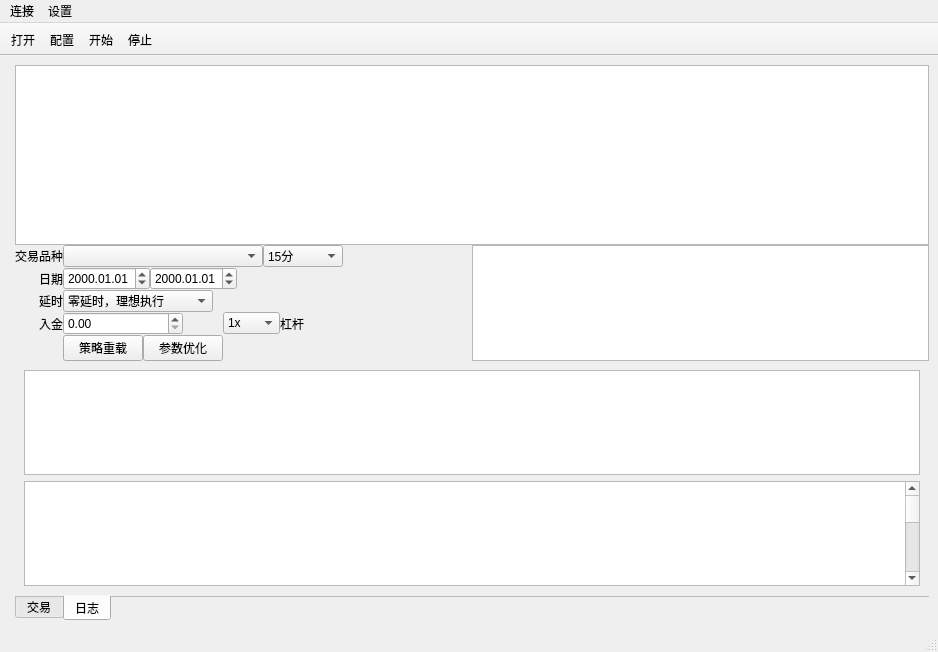
<?xml version="1.0" encoding="UTF-8"?>
<ui version="4.0">
 <class>MainWindow</class>
 <widget class="QMainWindow" name="MainWindow">
  <property name="geometry">
   <rect>
    <x>0</x>
    <y>0</y>
    <width>938</width>
    <height>652</height>
   </rect>
  </property>
  <property name="windowTitle">
   <string>MainWindow</string>
  </property>
  <property name="dockOptions">
   <set>QMainWindow::DockOption::AllowTabbedDocks|QMainWindow::DockOption::AnimatedDocks|QMainWindow::DockOption::ForceTabbedDocks</set>
  </property>
  <widget class="QWidget" name="centralwidget">
   <layout class="QFormLayout" name="formLayout">
    <property name="fieldGrowthPolicy">
     <enum>QFormLayout::FieldGrowthPolicy::ExpandingFieldsGrow</enum>
    </property>
    <item row="0" column="1">
     <layout class="QGridLayout" name="gridLayout" rowstretch="1,0,0" columnstretch="1,0">
      <property name="sizeConstraint">
       <enum>QLayout::SizeConstraint::SetDefaultConstraint</enum>
      </property>
      <property name="leftMargin">
       <number>0</number>
      </property>
      <property name="bottomMargin">
       <number>0</number>
      </property>
      <property name="spacing">
       <number>0</number>
      </property>
      <item row="0" column="0" colspan="2">
       <widget class="QChartView" name="k_chart">
        <property name="sizePolicy">
         <sizepolicy hsizetype="Expanding" vsizetype="Expanding">
          <horstretch>0</horstretch>
          <verstretch>0</verstretch>
         </sizepolicy>
        </property>
        <property name="minimumSize">
         <size>
          <width>0</width>
          <height>180</height>
         </size>
        </property>
       </widget>
      </item>
      <item row="1" column="0">
       <layout class="QFormLayout" name="formLayout_2">
        <property name="sizeConstraint">
         <enum>QLayout::SizeConstraint::SetDefaultConstraint</enum>
        </property>
        <property name="fieldGrowthPolicy">
         <enum>QFormLayout::FieldGrowthPolicy::FieldsStayAtSizeHint</enum>
        </property>
        <property name="labelAlignment">
         <set>Qt::AlignmentFlag::AlignRight|Qt::AlignmentFlag::AlignTrailing|Qt::AlignmentFlag::AlignVCenter</set>
        </property>
        <property name="formAlignment">
         <set>Qt::AlignmentFlag::AlignLeading|Qt::AlignmentFlag::AlignLeft|Qt::AlignmentFlag::AlignTop</set>
        </property>
        <property name="horizontalSpacing">
         <number>-1</number>
        </property>
        <property name="verticalSpacing">
         <number>-1</number>
        </property>
        <property name="rightMargin">
         <number>0</number>
        </property>
        <item row="0" column="0">
         <widget class="QLabel" name="label">
          <property name="text">
           <string>交易品种</string>
          </property>
         </widget>
        </item>
        <item row="0" column="1">
         <layout class="QHBoxLayout" name="horizontalLayout_2">
          <item>
           <widget class="QComboBox" name="symbol_combo_box">
            <property name="minimumSize">
             <size>
              <width>200</width>
              <height>0</height>
             </size>
            </property>
           </widget>
          </item>
          <item>
           <widget class="QComboBox" name="interval_combo_box">
            <property name="minimumSize">
             <size>
              <width>80</width>
              <height>0</height>
             </size>
            </property>
            <item>
             <property name="text">
              <string>15分</string>
             </property>
            </item>
            <item>
             <property name="text">
              <string>1小时</string>
             </property>
            </item>
            <item>
             <property name="text">
              <string>4小时</string>
             </property>
            </item>
            <item>
             <property name="text">
              <string>1日</string>
             </property>
            </item>
           </widget>
          </item>
          <item>
           <spacer name="horizontalSpacer_2">
            <property name="orientation">
             <enum>Qt::Orientation::Horizontal</enum>
            </property>
            <property name="sizeHint" stdset="0">
             <size>
              <width>40</width>
              <height>20</height>
             </size>
            </property>
           </spacer>
          </item>
         </layout>
        </item>
        <item row="1" column="0">
         <widget class="QLabel" name="label_2">
          <property name="text">
           <string>日期</string>
          </property>
         </widget>
        </item>
        <item row="1" column="1">
         <layout class="QHBoxLayout" name="horizontalLayout">
          <item>
           <widget class="QDateEdit" name="dateEdit_2">
            <property name="displayFormat">
             <string>yyyy.MM.dd</string>
            </property>
           </widget>
          </item>
          <item>
           <widget class="QDateEdit" name="dateEdit">
            <property name="displayFormat">
             <string>yyyy.MM.dd</string>
            </property>
           </widget>
          </item>
         </layout>
        </item>
        <item row="2" column="0">
         <widget class="QLabel" name="label_4">
          <property name="text">
           <string>延时</string>
          </property>
         </widget>
        </item>
        <item row="2" column="1">
         <widget class="QComboBox" name="comboBox_4">
          <property name="minimumSize">
           <size>
            <width>150</width>
            <height>0</height>
           </size>
          </property>
          <item>
           <property name="text">
            <string>零延时，理想执行</string>
           </property>
          </item>
         </widget>
        </item>
        <item row="3" column="0">
         <widget class="QLabel" name="label_3">
          <property name="text">
           <string>入金</string>
          </property>
         </widget>
        </item>
        <item row="3" column="1">
         <layout class="QHBoxLayout" name="horizontalLayout_3">
          <item>
           <widget class="QDoubleSpinBox" name="doubleSpinBox">
            <property name="minimumSize">
             <size>
              <width>120</width>
              <height>0</height>
             </size>
            </property>
            <property name="layoutDirection">
             <enum>Qt::LayoutDirection::LeftToRight</enum>
            </property>
           </widget>
          </item>
          <item>
           <spacer name="horizontalSpacer">
            <property name="orientation">
             <enum>Qt::Orientation::Horizontal</enum>
            </property>
            <property name="sizeHint" stdset="0">
             <size>
              <width>40</width>
              <height>20</height>
             </size>
            </property>
           </spacer>
          </item>
          <item>
           <widget class="QComboBox" name="comboBox_3">
            <item>
             <property name="text">
              <string comment="1x">1x</string>
             </property>
            </item>
            <item>
             <property name="text">
              <string>3x</string>
             </property>
            </item>
            <item>
             <property name="text">
              <string>5x</string>
             </property>
            </item>
            <item>
             <property name="text">
              <string>10x</string>
             </property>
            </item>
            <item>
             <property name="text">
              <string>20x</string>
             </property>
            </item>
            <item>
             <property name="text">
              <string>30x</string>
             </property>
            </item>
            <item>
             <property name="text">
              <string>50x</string>
             </property>
            </item>
            <item>
             <property name="text">
              <string>75x</string>
             </property>
            </item>
            <item>
             <property name="text">
              <string>100x</string>
             </property>
            </item>
           </widget>
          </item>
          <item alignment="Qt::AlignmentFlag::AlignRight">
           <widget class="QLabel" name="label_5">
            <property name="text">
             <string>杠杆</string>
            </property>
           </widget>
          </item>
         </layout>
        </item>
        <item row="4" column="1">
         <layout class="QGridLayout" name="gridLayout_2" rowstretch="1" columnstretch="0,0">
          <item row="0" column="1">
           <widget class="QPushButton" name="pushButton_3">
            <property name="text">
             <string>参数优化</string>
            </property>
           </widget>
          </item>
          <item row="0" column="0">
           <widget class="QPushButton" name="pushButton_2">
            <property name="text">
             <string>策略重载</string>
            </property>
           </widget>
          </item>
         </layout>
        </item>
       </layout>
      </item>
      <item row="1" column="1">
       <widget class="QChartView" name="volume_chart">
        <property name="sizePolicy">
         <sizepolicy hsizetype="Expanding" vsizetype="Expanding">
          <horstretch>1</horstretch>
          <verstretch>0</verstretch>
         </sizepolicy>
        </property>
        <property name="minimumSize">
         <size>
          <width>0</width>
          <height>0</height>
         </size>
        </property>
        <property name="interactive">
         <bool>true</bool>
        </property>
       </widget>
      </item>
      <item row="2" column="0" colspan="2">
       <widget class="QTabWidget" name="tabWidget">
        <property name="sizePolicy">
         <sizepolicy hsizetype="Expanding" vsizetype="Expanding">
          <horstretch>0</horstretch>
          <verstretch>0</verstretch>
         </sizepolicy>
        </property>
        <property name="minimumSize">
         <size>
          <width>0</width>
          <height>0</height>
         </size>
        </property>
        <property name="sizeIncrement">
         <size>
          <width>0</width>
          <height>0</height>
         </size>
        </property>
        <property name="toolTipDuration">
         <number>-1</number>
        </property>
        <property name="layoutDirection">
         <enum>Qt::LayoutDirection::LeftToRight</enum>
        </property>
        <property name="autoFillBackground">
         <bool>false</bool>
        </property>
        <property name="tabPosition">
         <enum>QTabWidget::TabPosition::South</enum>
        </property>
        <property name="currentIndex">
         <number>1</number>
        </property>
        <property name="elideMode">
         <enum>Qt::TextElideMode::ElideLeft</enum>
        </property>
        <property name="usesScrollButtons">
         <bool>false</bool>
        </property>
        <property name="documentMode">
         <bool>true</bool>
        </property>
        <property name="tabsClosable">
         <bool>false</bool>
        </property>
        <property name="movable">
         <bool>false</bool>
        </property>
        <property name="tabBarAutoHide">
         <bool>false</bool>
        </property>
        <widget class="QWidget" name="tab">
         <property name="minimumSize">
          <size>
           <width>0</width>
           <height>26</height>
          </size>
         </property>
         <attribute name="title">
          <string>交易</string>
         </attribute>
         <layout class="QVBoxLayout" name="verticalLayout_2">
          <item>
           <widget class="QTableWidget" name="tableWidget_3">
            <property name="sizePolicy">
             <sizepolicy hsizetype="Expanding" vsizetype="Expanding">
              <horstretch>0</horstretch>
              <verstretch>0</verstretch>
             </sizepolicy>
            </property>
            <property name="acceptDrops">
             <bool>false</bool>
            </property>
            <property name="frameShape">
             <enum>QFrame::Shape::StyledPanel</enum>
            </property>
            <property name="frameShadow">
             <enum>QFrame::Shadow::Sunken</enum>
            </property>
            <property name="lineWidth">
             <number>1</number>
            </property>
            <property name="rowCount">
             <number>15</number>
            </property>
            <property name="columnCount">
             <number>0</number>
            </property>
            <attribute name="horizontalHeaderVisible">
             <bool>false</bool>
            </attribute>
            <attribute name="horizontalHeaderCascadingSectionResizes">
             <bool>true</bool>
            </attribute>
            <attribute name="horizontalHeaderHighlightSections">
             <bool>true</bool>
            </attribute>
            <attribute name="horizontalHeaderStretchLastSection">
             <bool>true</bool>
            </attribute>
            <attribute name="verticalHeaderVisible">
             <bool>false</bool>
            </attribute>
            <attribute name="verticalHeaderCascadingSectionResizes">
             <bool>true</bool>
            </attribute>
            <row/>
            <row/>
            <row/>
            <row/>
            <row/>
            <row/>
            <row/>
            <row/>
            <row/>
            <row/>
            <row/>
            <row/>
            <row/>
            <row/>
            <row/>
           </widget>
          </item>
         </layout>
        </widget>
        <widget class="QWidget" name="tab_log">
         <attribute name="title">
          <string>日志</string>
         </attribute>
         <layout class="QVBoxLayout" name="verticalLayout_3">
          <item>
           <widget class="QTextEdit" name="log_text">
            <property name="readOnly">
             <bool>true</bool>
            </property>
            <property name="overwriteMode">
             <bool>true</bool>
            </property>
           </widget>
          </item>
          <item>
           <widget class="QTableWidget" name="log_widget">
            <property name="sizePolicy">
             <sizepolicy hsizetype="Expanding" vsizetype="Expanding">
              <horstretch>0</horstretch>
              <verstretch>0</verstretch>
             </sizepolicy>
            </property>
            <property name="acceptDrops">
             <bool>false</bool>
            </property>
            <property name="frameShape">
             <enum>QFrame::Shape::StyledPanel</enum>
            </property>
            <property name="frameShadow">
             <enum>QFrame::Shadow::Sunken</enum>
            </property>
            <property name="lineWidth">
             <number>1</number>
            </property>
            <property name="rowCount">
             <number>15</number>
            </property>
            <property name="columnCount">
             <number>0</number>
            </property>
            <attribute name="horizontalHeaderVisible">
             <bool>false</bool>
            </attribute>
            <attribute name="horizontalHeaderCascadingSectionResizes">
             <bool>true</bool>
            </attribute>
            <attribute name="horizontalHeaderHighlightSections">
             <bool>true</bool>
            </attribute>
            <attribute name="horizontalHeaderStretchLastSection">
             <bool>true</bool>
            </attribute>
            <attribute name="verticalHeaderVisible">
             <bool>false</bool>
            </attribute>
            <attribute name="verticalHeaderCascadingSectionResizes">
             <bool>true</bool>
            </attribute>
            <row/>
            <row/>
            <row/>
            <row/>
            <row/>
            <row/>
            <row/>
            <row/>
            <row/>
            <row/>
            <row/>
            <row/>
            <row/>
            <row/>
            <row/>
           </widget>
          </item>
         </layout>
        </widget>
       </widget>
      </item>
     </layout>
    </item>
   </layout>
  </widget>
  <widget class="QMenuBar" name="menubar">
   <property name="geometry">
    <rect>
     <x>0</x>
     <y>0</y>
     <width>938</width>
     <height>24</height>
    </rect>
   </property>
   <property name="defaultUp">
    <bool>false</bool>
   </property>
   <property name="nativeMenuBar">
    <bool>false</bool>
   </property>
   <widget class="QMenu" name="menu">
    <property name="title">
     <string>连接</string>
    </property>
    <addaction name="actionOKX"/>
    <addaction name="actionBinance"/>
   </widget>
   <widget class="QMenu" name="menu_2">
    <property name="title">
     <string>设置</string>
    </property>
    <addaction name="action_clear"/>
   </widget>
   <addaction name="menu"/>
   <addaction name="menu_2"/>
  </widget>
  <widget class="QStatusBar" name="statusbar"/>
  <widget class="QToolBar" name="toolBar">
   <property name="enabled">
    <bool>true</bool>
   </property>
   <property name="windowTitle">
    <string>toolBar</string>
   </property>
   <property name="movable">
    <bool>false</bool>
   </property>
   <property name="floatable">
    <bool>false</bool>
   </property>
   <attribute name="toolBarArea">
    <enum>TopToolBarArea</enum>
   </attribute>
   <attribute name="toolBarBreak">
    <bool>false</bool>
   </attribute>
   <addaction name="action_open"/>
   <addaction name="action_config"/>
   <addaction name="action_start"/>
   <addaction name="action_stop"/>
  </widget>
  <action name="actionOKX">
   <property name="icon">
    <iconset theme="QIcon::ThemeIcon::InsertLink"/>
   </property>
   <property name="text">
    <string>连接OKX</string>
   </property>
  </action>
  <action name="action_start">
   <property name="icon">
    <iconset theme="QIcon::ThemeIcon::MediaPlaybackStart"/>
   </property>
   <property name="text">
    <string>开始</string>
   </property>
   <property name="toolTip">
    <string> 开始</string>
   </property>
  </action>
  <action name="action_stop">
   <property name="icon">
    <iconset theme="QIcon::ThemeIcon::MediaPlaybackStop"/>
   </property>
   <property name="text">
    <string>停止</string>
   </property>
   <property name="toolTip">
    <string>停止</string>
   </property>
   <property name="menuRole">
    <enum>QAction::MenuRole::NoRole</enum>
   </property>
  </action>
  <action name="action_back">
   <property name="icon">
    <iconset theme="QIcon::ThemeIcon::MediaSeekBackward"/>
   </property>
   <property name="text">
    <string>后退</string>
   </property>
   <property name="toolTip">
    <string>后退</string>
   </property>
   <property name="menuRole">
    <enum>QAction::MenuRole::NoRole</enum>
   </property>
  </action>
  <action name="action_forward">
   <property name="icon">
    <iconset theme="QIcon::ThemeIcon::MediaSeekForward"/>
   </property>
   <property name="text">
    <string>前进</string>
   </property>
   <property name="toolTip">
    <string>前进</string>
   </property>
   <property name="menuRole">
    <enum>QAction::MenuRole::NoRole</enum>
   </property>
  </action>
  <action name="action_skip">
   <property name="icon">
    <iconset theme="QIcon::ThemeIcon::MediaSkipForward"/>
   </property>
   <property name="text">
    <string>跳过</string>
   </property>
   <property name="toolTip">
    <string>跳过</string>
   </property>
   <property name="menuRole">
    <enum>QAction::MenuRole::NoRole</enum>
   </property>
  </action>
  <action name="action_open">
   <property name="icon">
    <iconset theme="QIcon::ThemeIcon::DocumentOpen"/>
   </property>
   <property name="text">
    <string>打开</string>
   </property>
   <property name="toolTip">
    <string>打开</string>
   </property>
   <property name="menuRole">
    <enum>QAction::MenuRole::NoRole</enum>
   </property>
  </action>
  <action name="action_config">
   <property name="icon">
    <iconset theme="QIcon::ThemeIcon::MailMessageNew"/>
   </property>
   <property name="text">
    <string>配置</string>
   </property>
   <property name="toolTip">
    <string>配置</string>
   </property>
   <property name="menuRole">
    <enum>QAction::MenuRole::NoRole</enum>
   </property>
  </action>
  <action name="action_clear">
   <property name="icon">
    <iconset theme="QIcon::ThemeIcon::SyncSynchronizing"/>
   </property>
   <property name="text">
    <string>清理数据</string>
   </property>
   <property name="toolTip">
    <string>清理数据</string>
   </property>
  </action>
  <action name="actionBinance">
   <property name="icon">
    <iconset theme="QIcon::ThemeIcon::InsertLink"/>
   </property>
   <property name="text">
    <string>连接币安</string>
   </property>
   <property name="toolTip">
    <string>连接币安</string>
   </property>
  </action>
 </widget>
 <customwidgets>
  <customwidget>
   <class>QChartView</class>
   <extends>QGraphicsView</extends>
   <header>QtCharts.h</header>
  </customwidget>
 </customwidgets>
 <tabstops>
  <tabstop>volume_chart</tabstop>
  <tabstop>tabWidget</tabstop>
  <tabstop>dateEdit</tabstop>
  <tabstop>dateEdit_2</tabstop>
  <tabstop>symbol_combo_box</tabstop>
  <tabstop>interval_combo_box</tabstop>
 </tabstops>
 <resources/>
 <connections/>
</ui>
